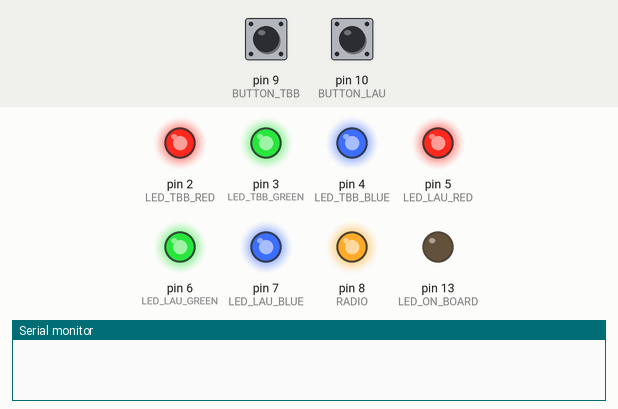
Simulated run of this sketch. Board: Arduino Uno, built with avr-gcc and run on an emulated ATmega328P. On the bench: output pins drawn as LEDs (lit = HIGH), the last lines printed to the serial monitor. Dashed ring = blinking. Inputs (shaded band) come from the test bench; at power-on: pin 9 (BUTTON_TBB) HIGH, pin 10 (BUTTON_LAU) HIGH.

Above: at 2.2 s.
2.3 s: pin 9 (BUTTON_TBB) pulled LOW for 0.15 s
At 3.3 s:
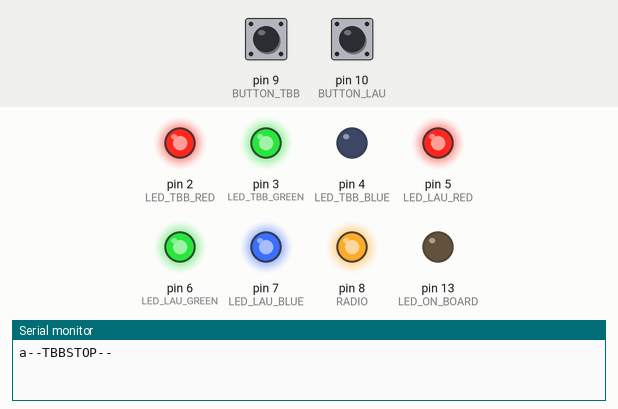
4.0 s: pin 10 (BUTTON_LAU) pulled LOW for 0.15 s
At 4.6 s:
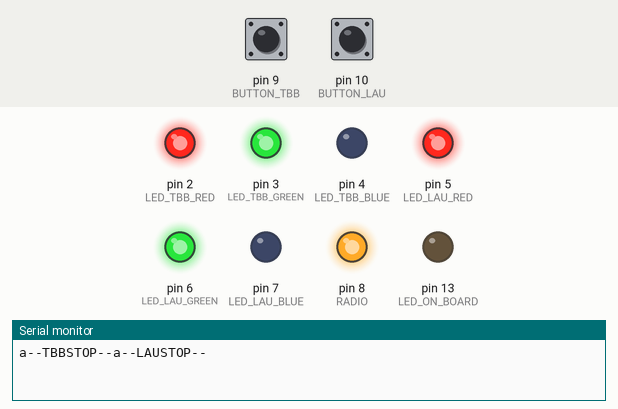
At 13.7 s:
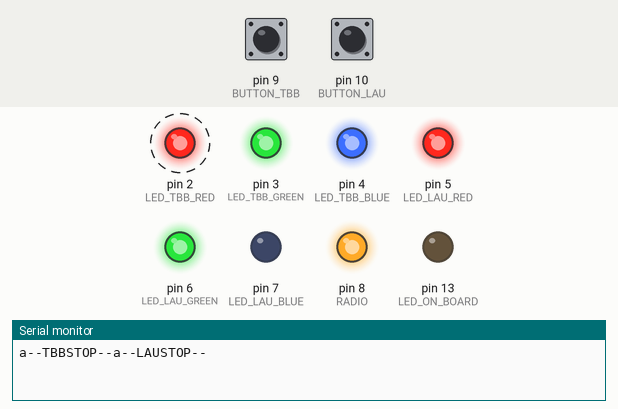
Timing chart, 0 to 14.7 s (numbered marks = the images above; inputs shaded):
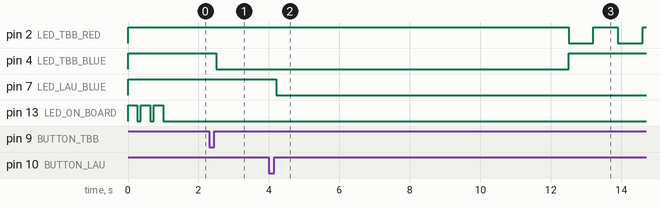

Measured:
- after the input at 2.3 s, pin 4 (LED_TBB_BLUE): HIGH → LOW after 0.20 s
- after the input at 4.0 s, pin 7 (LED_LAU_BLUE): HIGH → LOW after 0.20 s

The sketch:

Remote.ino
```cpp
#include "LLAPSerial.h"

//#define DEBUG
#define RADIO

// Pin Funkmodul
#define RADIO 8

// Pin On-Board LED
#define LED_ON_BOARD 13

// Pins LED und Taster TBB
#define LED_TBB 100
#define LED_TBB_RED 2
#define LED_TBB_GREEN 3
#define LED_TBB_BLUE 4
#define BUTTON_TBB 9

// Pins LED und Taster LAU
#define LED_LAU 101
#define LED_LAU_RED 5
#define LED_LAU_GREEN 6
#define LED_LAU_BLUE 7
#define BUTTON_LAU 10

// Zustaende fuer LEDs
#define ON true
#define OFF false

// Antwort Timeout
#define ANSWER_TIMEOUT 10000

// Hilfsvariablen
bool isOnTBB = false;
bool isOnLAU = false;

bool sendTBB = false;
bool sendLAU = false;

bool waitForAnswerTBB = false;
bool waitForAnswerLAU = false;

unsigned long answerTimerTBB = 0;
unsigned long answerTimerLAU = 0;

void setup() {

	// Serielle schnittstelle initialisieren
	// Kommunikation mit dem Funkmodul
	Serial.begin( 115200 );

	// Funktion der Pins definieren
	pinMode( LED_ON_BOARD, OUTPUT );
	pinMode( RADIO , OUTPUT );
	pinMode( BUTTON_LAU , INPUT_PULLUP );
	pinMode( BUTTON_TBB , INPUT_PULLUP );
	pinMode( LED_TBB_RED , OUTPUT );
	pinMode( LED_TBB_GREEN , OUTPUT );
	pinMode( LED_TBB_BLUE , OUTPUT );
	pinMode( LED_LAU_RED , OUTPUT );
	pinMode( LED_LAU_GREEN , OUTPUT );
	pinMode( LED_LAU_BLUE , OUTPUT );

	// LEDs ausschalten
	LED( LED_TBB , OFF , OFF , OFF );
	LED( LED_LAU , OFF , OFF , OFF );

	#ifdef RADIO
		// Funkmodul einschalten
		digitalWrite( RADIO , HIGH );
	#endif

	// Funkmodul initialisieren
	LLAP.init( );

	// Anzeigen das Programm gestartet
	startUpSignal();

}

void loop() {

	if( digitalRead( BUTTON_TBB ) == 0 && waitForAnswerTBB == false ) {
		isOnTBB = !isOnTBB;
		sendTBB = true;
		delay( 200 );
	}

	if( digitalRead( BUTTON_LAU ) == 0 && waitForAnswerLAU == false ) {
		isOnLAU = !isOnLAU;
		sendLAU = true;
		delay( 200 );
	}

	#ifdef DEBUG
		Serial.print( "IsOn > " );
		Serial.print( isOnTBB ); Serial.print( " / " );
		Serial.print( isOnLAU ); Serial.print( " / " );

		Serial.print( "Send > " );
		Serial.print( sendTBB ); Serial.print( " / " );
		Serial.print( sendLAU ); Serial.print( " / " );
	#endif

	if( sendTBB== true ) {
		if( isOnTBB == true ) {
			LLAP.sendMessage( F("TBBSTOP") );
			LED( LED_TBB , OFF , OFF , ON );
		}
		if( isOnTBB == false ) {
			LLAP.sendMessage(F("TBBCLEAR"));
			LED( LED_TBB , OFF , OFF , OFF );
		}
		sendTBB = false;
		waitForAnswerTBB = true;
		answerTimerTBB = millis();
		delay( 500 );
	}

	if( sendLAU == true ) {
		if( isOnLAU == true ) {
			LLAP.sendMessage( F("LAUSTOP") );
			LED( LED_LAU , OFF , OFF , ON );
		} else if( isOnLAU == false ) {
			LLAP.sendMessage(F("LAUCLEAR"));
			LED( LED_LAU , OFF , OFF , OFF );
		}
		sendLAU = false;
		waitForAnswerLAU = true;
		answerTimerLAU = millis();
		delay( 500 );
	}

	#ifdef DEBUG
		Serial.print( "Wait > " );
		Serial.print( waitForAnswerTBB ); Serial.print( " / " );
		Serial.print( waitForAnswerLAU ); Serial.print( " / " );

		Serial.print( "Timer > " );
		Serial.print( answerTimerTBB ); Serial.print( " / " );
		Serial.print( answerTimerLAU ); Serial.print( " / " );

		Serial.print( millis() - answerTimerTBB ); Serial.print( " / " );
		Serial.println( millis() - answerTimerLAU );
		delay( 1000 );
	#endif

	if( waitForAnswerLAU == true || waitForAnswerTBB == true  ) {

		if (LLAP.bMsgReceived) {
			if( LLAP.sMessage.equals( "TBBSTOPOK" ) ) {
				LED( LED_TBB , OFF , ON , OFF );
				waitForAnswerTBB = false;
			} else if( LLAP.sMessage.equals( "TBBOFFOK-" ) ) {
				LED( LED_TBB , OFF , ON , OFF );
				delay( 700 );
				LED( LED_TBB , OFF , OFF , OFF );
				waitForAnswerTBB = false;
			} else if( LLAP.sMessage.equals( "LAUSTOPOK" ) ) {
				LED( LED_LAU , OFF , ON , OFF );
				waitForAnswerLAU = false;
			} else if( LLAP.sMessage.equals( "LAUOFFOK-" ) ) {
				LED( LED_LAU , OFF , ON , OFF );
				delay( 700 );
				LED( LED_LAU , OFF , OFF , OFF );
				waitForAnswerLAU = false;
			}
			LLAP.bMsgReceived = false;
		}

		if( waitForAnswerTBB == true ) {
			if( (millis() - answerTimerTBB) > ANSWER_TIMEOUT ) {
				waitForAnswerTBB = false;
				answerTimerTBB = 0;
				isOnTBB = false;
				LEDError( LED_TBB );
			}
		}

		if( waitForAnswerLAU == true ) {
			if( (millis() - answerTimerLAU) > ANSWER_TIMEOUT ) {
				waitForAnswerLAU = false;
				answerTimerLAU = 0;
				isOnLAU = false;
				LEDError( LED_LAU );
			}
		}

	}

}

// Per On-Board LED anzeigen das Programm laeuft
// LED 3x An + Aus
void startUpSignal() {
	for( byte i = 0 ;  i < 3 ; i++ ) {
		digitalWrite( LED_ON_BOARD , HIGH );
		delay( 266 );
		digitalWrite( LED_ON_BOARD , LOW );
		delay( 100 );
	}
}

// LED ansteuern
void LED( int targetLED , bool red , bool green , bool blue ) {
	if( targetLED == LED_TBB ) {
		if( red == true ) digitalWrite( LED_TBB_RED , LOW );
		else digitalWrite( LED_TBB_RED , HIGH );

		if( green == true ) digitalWrite( LED_TBB_GREEN , LOW );
		else digitalWrite( LED_TBB_GREEN , HIGH );

		if( blue == true ) digitalWrite( LED_TBB_BLUE , LOW );
		else digitalWrite( LED_TBB_BLUE , HIGH );
	} else if( targetLED == LED_LAU ) {
		if( red == true ) digitalWrite( LED_LAU_RED , LOW );
		else digitalWrite( LED_LAU_RED , HIGH );

		if( green == true ) digitalWrite( LED_LAU_GREEN , LOW );
		else digitalWrite( LED_LAU_GREEN , HIGH );

		if( blue == true ) digitalWrite( LED_LAU_BLUE , LOW );
		else digitalWrite( LED_LAU_BLUE , HIGH );
	}
}

// Fehler per LED anzeigen
void LEDError( int targetLED) {
	for( byte i = 0 ;  i < 3 ; i++ ) {
		LED( targetLED , ON , OFF , OFF );
		delay( 700 );
		LED( targetLED , OFF , OFF , OFF );
		delay( 700 );
	}
}
```
